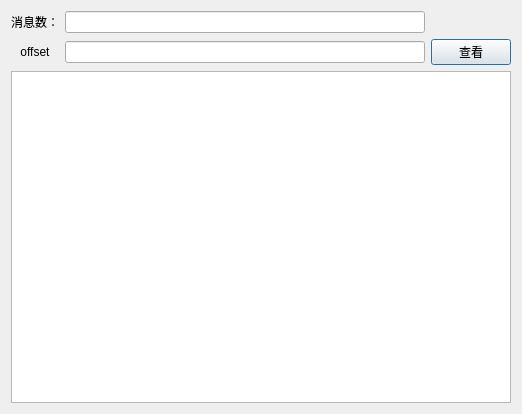
<?xml version="1.0" encoding="UTF-8"?>
<ui version="4.0">
 <class>PartitionDetailDlg</class>
 <widget class="QDialog" name="PartitionDetailDlg">
  <property name="geometry">
   <rect>
    <x>0</x>
    <y>0</y>
    <width>522</width>
    <height>414</height>
   </rect>
  </property>
  <property name="windowTitle">
   <string>Dialog</string>
  </property>
  <layout class="QGridLayout" name="gridLayout_2">
   <item row="0" column="0">
    <layout class="QGridLayout" name="gridLayout">
     <item row="0" column="0">
      <widget class="QLabel" name="label">
       <property name="text">
        <string>消息数：</string>
       </property>
       <property name="alignment">
        <set>Qt::AlignLeading|Qt::AlignLeft|Qt::AlignVCenter</set>
       </property>
      </widget>
     </item>
     <item row="0" column="1">
      <widget class="QLineEdit" name="messageCountEdit">
       <property name="text">
        <string/>
       </property>
      </widget>
     </item>
     <item row="1" column="0">
      <widget class="QLabel" name="label_3">
       <property name="text">
        <string>offset</string>
       </property>
       <property name="alignment">
        <set>Qt::AlignCenter</set>
       </property>
      </widget>
     </item>
     <item row="1" column="1">
      <widget class="QLineEdit" name="targetOffsetEdit"/>
     </item>
     <item row="1" column="2">
      <widget class="QPushButton" name="pushButton">
       <property name="text">
        <string>查看</string>
       </property>
      </widget>
     </item>
     <item row="2" column="0" colspan="3">
      <widget class="QTextBrowser" name="messageDetail">
       <property name="sizePolicy">
        <sizepolicy hsizetype="Expanding" vsizetype="Expanding">
         <horstretch>0</horstretch>
         <verstretch>0</verstretch>
        </sizepolicy>
       </property>
       <property name="baseSize">
        <size>
         <width>0</width>
         <height>0</height>
        </size>
       </property>
      </widget>
     </item>
    </layout>
   </item>
  </layout>
 </widget>
 <resources/>
 <connections/>
</ui>
